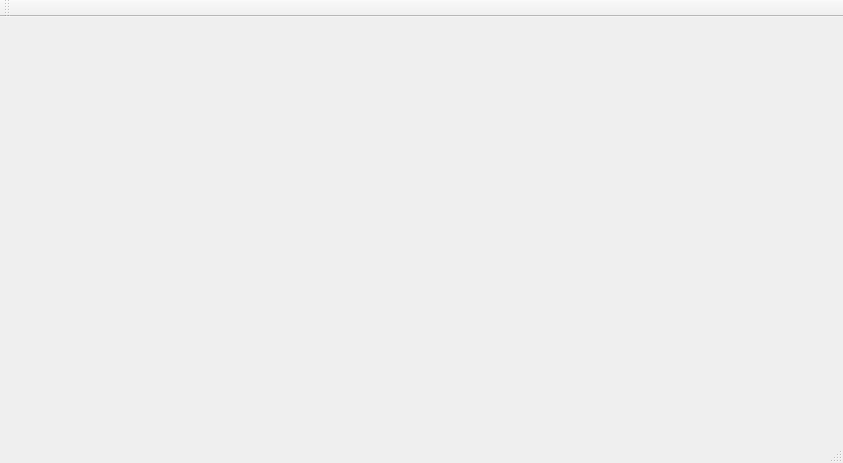
<?xml version="1.0" encoding="UTF-8"?>
<ui version="4.0">
 <class>RegisterClass</class>
 <widget class="QMainWindow" name="RegisterClass">
  <property name="geometry">
   <rect>
    <x>0</x>
    <y>0</y>
    <width>843</width>
    <height>463</height>
   </rect>
  </property>
  <property name="font">
   <font>
    <family>Arial</family>
    <pointsize>11</pointsize>
    <bold>true</bold>
   </font>
  </property>
  <property name="windowTitle">
   <string>Register</string>
  </property>
  <widget class="QWidget" name="centralWidget"/>
  <widget class="QMenuBar" name="menuBar">
   <property name="geometry">
    <rect>
     <x>0</x>
     <y>0</y>
     <width>843</width>
     <height>23</height>
    </rect>
   </property>
  </widget>
  <widget class="QToolBar" name="mainToolBar">
   <attribute name="toolBarArea">
    <enum>TopToolBarArea</enum>
   </attribute>
   <attribute name="toolBarBreak">
    <bool>false</bool>
   </attribute>
  </widget>
  <widget class="QStatusBar" name="statusBar"/>
 </widget>
 <layoutdefault spacing="6" margin="11"/>
 <resources/>
 <connections/>
</ui>
